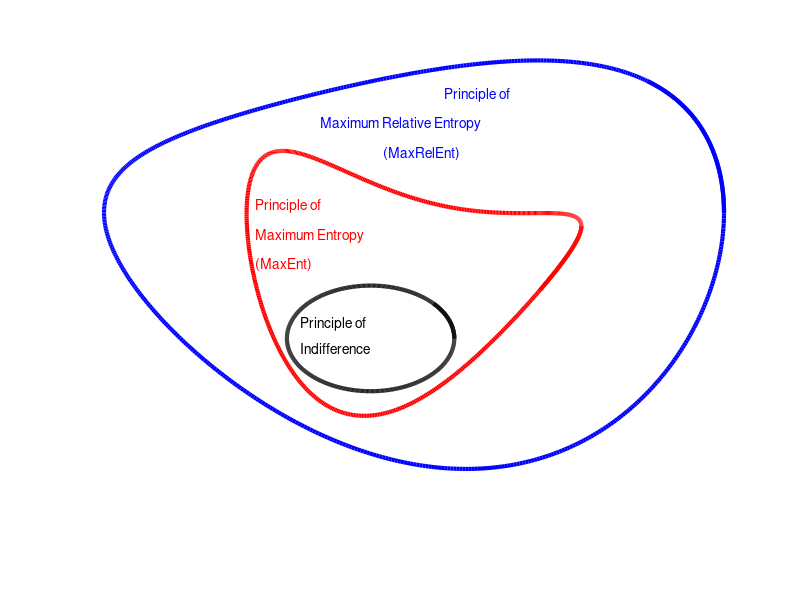

The MATLAB script that drew this image:
disp('file: ProbMaxEntPrinciples.m')
% range of applicability of MaxEnt principles

p = 0:0.01:7;

x  = cos(p);
y  = sin(p) + 0.2*sin(2*p + 0.8);

xa = -0.14 + 0.27*cos(p);
ya = -0.5  + 0.27*sin(p);

f  = 1.8;
xb = f*0.3*cos(p);
yb = 0.1 + f*(0.3*sin(p) + 0.15*sin(2*p + 4) + 0.02*sin(3*p + 1));

xc = -0.3 + 0.2*cos(p);
yc = -0.4 + 0.2*sin(p) + 0.1*sin(2*p + 1);

% Plot
figure;
plot(x, y, 'b', 'LineWidth', 3);
hold on;

plot(xa, ya, 'k', 'LineWidth', 3);
plot(xb, -yb, 'r', 'LineWidth', 3);

axis off;   % removes axes and box similar to R settings

% ----- Text annotations -----

xt = -0.2;
text(xt+0.3, 0.75, 'Principle of', 'Color', 'b');
text(xt-0.1, 0.60, 'Maximum Relative Entropy', 'Color', 'b');
text(xt+0.1, 0.45, '(MaxRelEnt)', 'Color', 'b');

xt = -0.51;
text(xt,  0.18, 'Principle of', 'Color', 'r');
text(xt,  0.03, 'Maximum Entropy', 'Color', 'r');
text(xt, -0.12, '(MaxEnt)', 'Color', 'r');

xt = -0.365;
text(xt, -0.42, 'Principle of', 'Color', 'k');
text(xt, -0.55, 'Indifference', 'Color', 'k');

hold off;
%  print('-dpng','MEP260219ML.png')
% print('-depsc','MEP260219ML.eps')
% -------------------------------------------------
